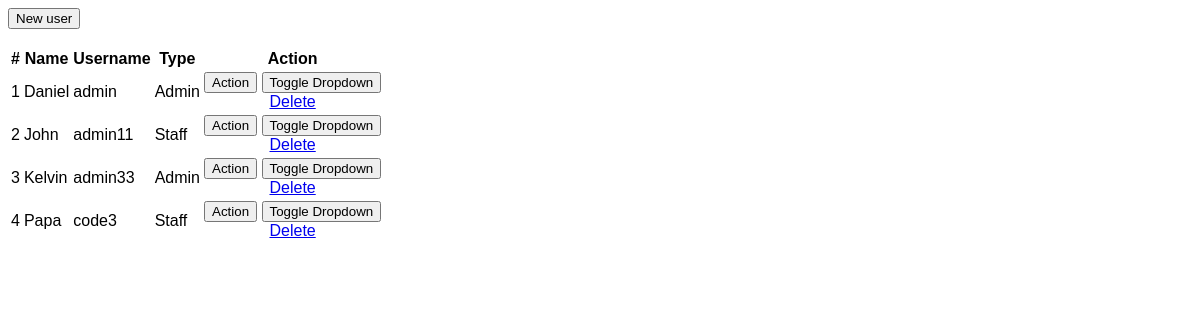
/users.php, run on an earlier commit of the app's database.
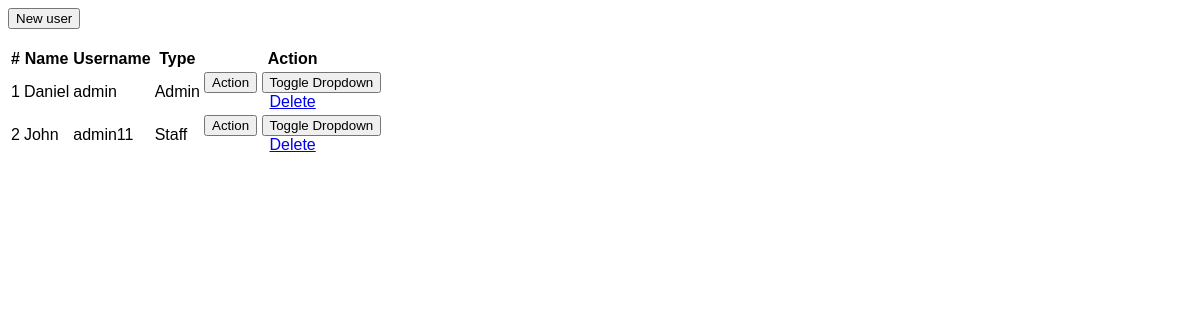
And on a later commit of the database.
### tables this page shows
CREATE TABLE IF NOT EXISTS `users` (
  `id` int(30) NOT NULL AUTO_INCREMENT,
  `name` text NOT NULL,
  `username` varchar(200) NOT NULL,
  `phone` varchar(30) NOT NULL,
  `password` text NOT NULL,
  `type` tinyint(1) NOT NULL DEFAULT '2' COMMENT '1=Admin,2=Staff',
  PRIMARY KEY (`id`)
);

### users.php (the view, shortened to what this page needs)
<div class="container-fluid">
	<div class="row">
	<div class="col-lg-12">
			<button class="btn btn-primary float-right btn-sm" id="" onclick="openForm()"><i class="fa fa-plus"></i> New user</button>
	</div>
	</div>
	<br>
	<div class="row">
		<div class="card col-lg-12">
			<div class="card-body">
				<table class="table-striped table-bordered col-md-12">
			<thead>
				<tr>
					<th class="text-center">#</th>
					<th class="text-center">Name</th>
					<th class="text-center">Username</th>
					<th class="text-center">Type</th>
					<th class="text-center">Action</th>
				</tr>
			</thead>
			<tbody>
				<?php
 					include 'db_connect.php';
 					$type = array("","Admin","Staff","Alumnus/Alumna");
 					$users = $conn->query("SELECT * FROM users order by name asc");
 					$i = 1;
 					while($row= $users->fetch_assoc()):
				 ?>
				 <tr>
				 	<td class="text-center">
				 		<?php echo $i++ ?>
				 	</td>
				 	<td>
				 		<?php echo ucwords($row['name']) ?>
				 	</td>
				 	<td>
				 		<?php echo $row['username'] ?>
				 	</td>
				 	<td>
				 		<?php echo $type[$row['type']] ?>
				 	</td>
				 	<td>
				 		<center>
								<div class="btn-group">
								  <button type="button" class="btn btn-primary">Action</button>
								  <button type="button" class="btn btn-primary dropdown-toggle dropdown-toggle-split" data-toggle="dropdown" aria-haspopup="true" aria-expanded="false">
								    <span class="sr-only">Toggle Dropdown</span>
								  </button>
								  <div class="dropdown-menu">
								    <a class="dropdown-item delete_user" href="javascript:void(0)" data-id = '<?php echo $row['id'] ?>'>Delete</a>
								  </div>
								</div>
								</center>
				 	</td>
				 </tr>
				<?php endwhile; ?>
			</tbody>
		</table>
			</div>
		</div>
	</div>
</div>
<!DOCTYPE html>
<html>
<head>
</head>
<body>
</body>
</html>

### users.php (style rules this page uses)
body { font-family: Arial, Helvetica, sans-serif; }
* { box-sizing: border-box; }

What changed in the data, as far as the page shows it:
removed users: name "Kelvin", username "admin33", type "Admin"
removed users: name "Papa", username "code3", type "Staff"
